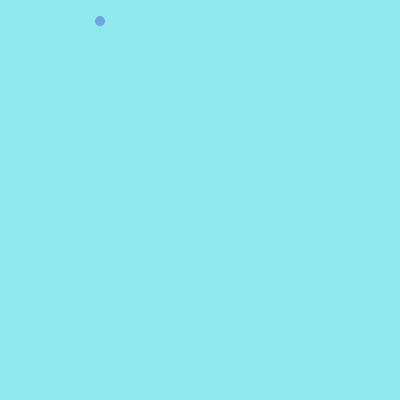
Frame 1 (no input)
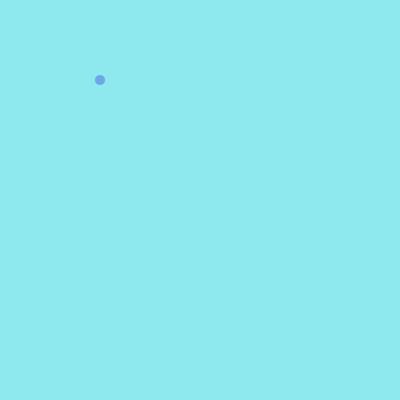
Frame 60 (the mouse pressed at the canvas centre just before this capture)
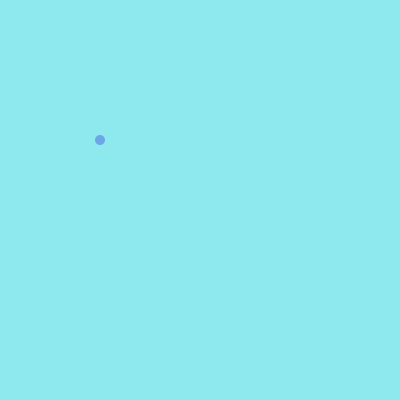
Frame 120 (the mouse held since frame 60 and released just before this capture)

The Processing sketch that drew these frames (run headless with seeded random() and noise(); from frame 60 on, the mouse is pressed at the canvas centre):

// Processing sketch: UnfinishedFishGame
// ── UnfinishedFishGame.pde
int foodx =100;
int foody = 20;
void setup(){ 
size(400,400);
}

void draw() {
  background(141,233,237);
  fill(#6EA4E8);
  noStroke();
 foody+=1;
  ellipse(foodx, foody, 10,10);
}
